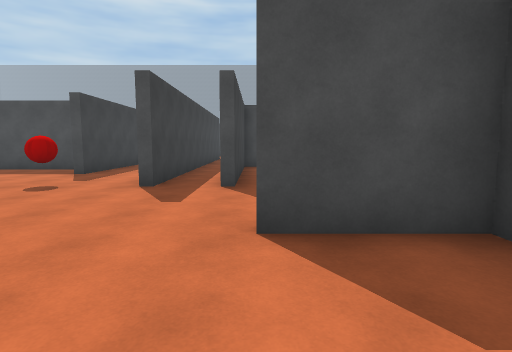
view 1 (above)

13 first-person views from a walk through a Unity game level. The camera is 1.5 m above the floor, tilts 6° down and sees 80° across. The floor is counted in squares, 2 m on a side. Each view is taken from the middle of a square. On the plan, view 1 faces up. The plan holds only what a view shows up to about 10 squares ahead; the rest is blank. The place goes on beyond the plan. The player character is not drawn.

view 2
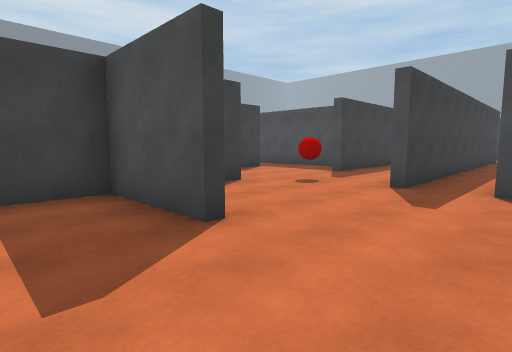

view 3
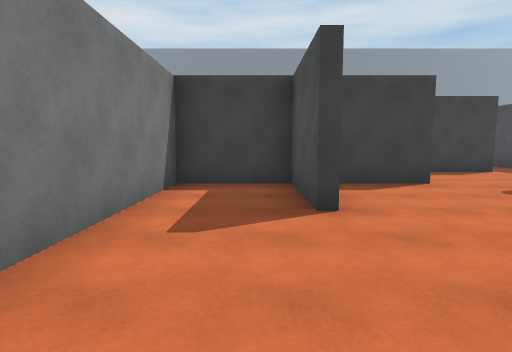

view 4
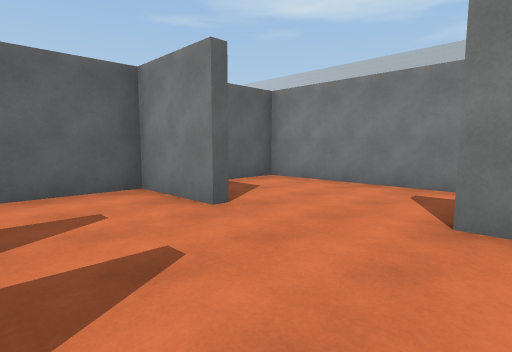

view 5
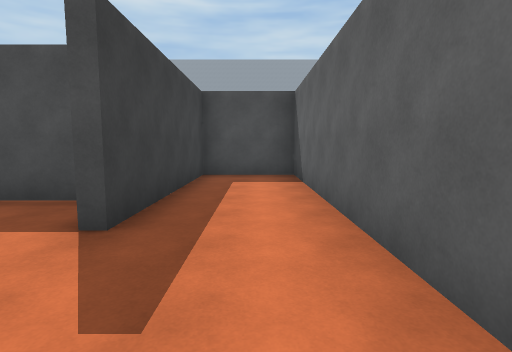

view 6
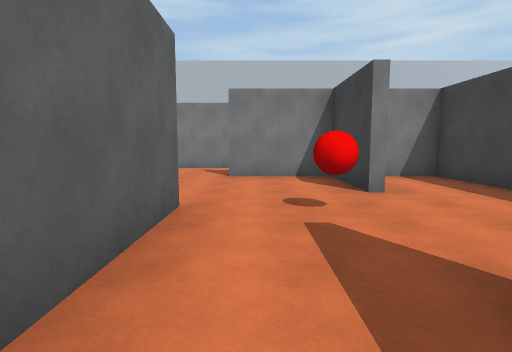

view 7
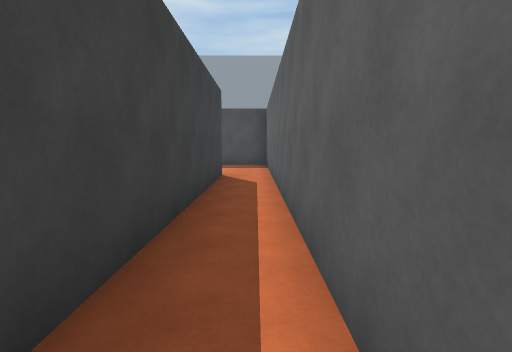

view 8
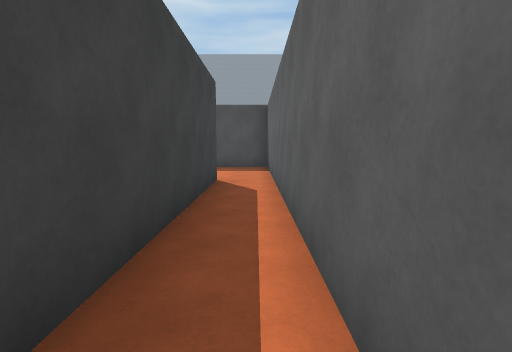

view 9
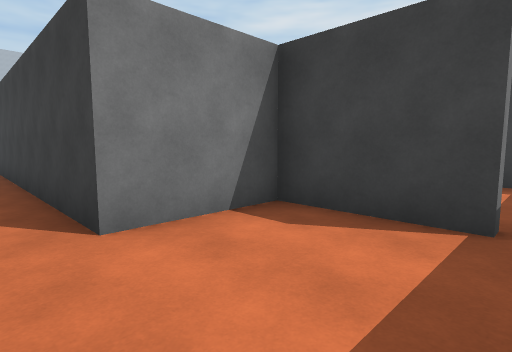

view 10
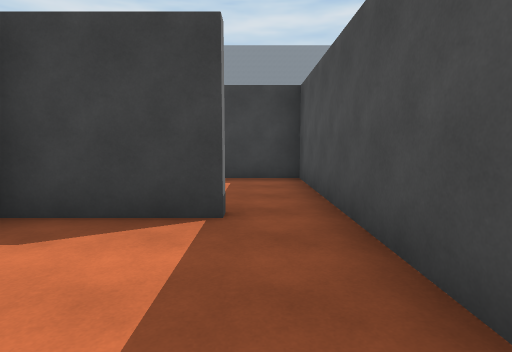

view 11
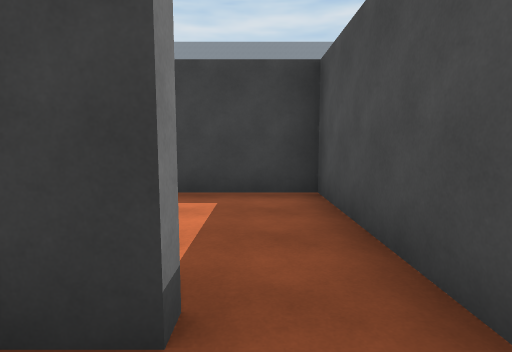

view 12
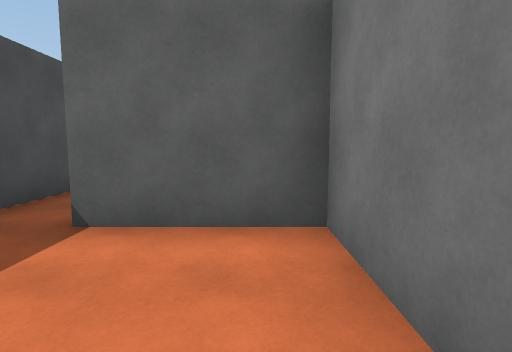

view 13
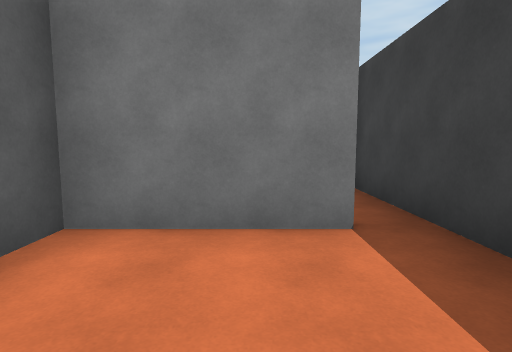

### Floor plan
Points are (right, up) in squares from view 1. A wall is a line through its corners. A room is listed if a view was taken in it or the views show most of it. See-through windows are left out.
Room 1 (views 1, 2, 3)
walls: (-2.2, 1.7) (-4.7, 1.7) (-4.7, -0.5) (2, -0.5) (2, 2.5) (0, 2.5)
ways out: opening at (-1.5, 2) to room 2
Room 2 (views 4, 5, 6, 7, 8)
walls: (-2.1, 5.2) (-2.1, 12.4) (-4.3, 12.4) (-4.3, 7.5); (-0.4, 6.6) (-0.4, 5.4); (-0.6, 8.4) (-0.6, 15.5); (-4.7, 4.4) (-4.7, 2.5); (-5.4, 9) (-6.4, 9); (-7.2, 7.4) (-7.2, 5.6); (-7.2, 4.1) (-7.2, 1.9) (-6, 1.9); (0, 2.7) (2, 2.7) (2, 4.6); (-4.6, 1.9) (-2.4, 1.9); (-1.8, 15.4) (-1.8, 5.2)
ways out: opening at (-1.5, 2) to room 1; opening at (-1, 15) to room 3; opening at (-7, 8)
objects: red ball (-4, 6)
Room 3 (views 9, 10, 11)
walls: (-0.6, 15.5) (-0.6, 18.5); (-4, 17.8) (-4, 15.4) (-1.8, 15.4); (-0.5, 19) (-4.5, 19)
ways out: opening at (-1, 15) to room 2; opening at (-4, 18) to room 4
Room 4 (views 12, 13)
walls: (-6.9, 15.4) (-4.3, 15.4) (-4.3, 17.8); (-4.5, 19) (-7.7, 19) (-7.7, 12.8)
ways out: opening at (-4, 18) to room 3

Where each view was taken, in squares from view 1:
view 1: 0 up, 0 right, facing up
view 2: 0 up, 0 right, facing up-left
view 3: 1 up, 1 right, facing left
view 4: 5 up, 3 left, facing down-right
view 5: 5 up, 3 left, facing up
view 6: 9 up, 3 left, facing down
view 7: 8 up, 1 left, facing up
view 8: 9 up, 1 left, facing up
view 9: 18 up, 1 left, facing down-left
view 10: 18 up, 1 left, facing left
view 11: 18 up, 3 left, facing left
view 12: 16 up, 7 left, facing right
view 13: 18 up, 6 left, facing down
